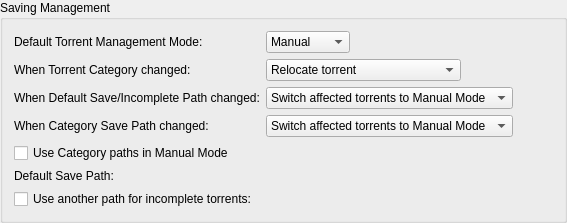
             <widget class="QGroupBox" name="groupSavingManagement">
              <property name="title">
               <string>Saving Management</string>
              </property>
              <layout class="QVBoxLayout" name="groupSavingManagementLayout">
               <item>
                <layout class="QGridLayout" name="gridLayout_3">
                 <item row="0" column="0">
                  <widget class="QLabel" name="label_40">
                   <property name="text">
                    <string>Default Torrent Management Mode:</string>
                   </property>
                  </widget>
                 </item>
                 <item row="0" column="1">
                  <layout class="QHBoxLayout" name="horizontalLayout_70">
                   <property name="spacing">
                    <number>10</number>
                   </property>
                   <item>
                    <widget class="QComboBox" name="comboSavingMode">
                     <property name="toolTip">
                      <string>Automatic: Various torrent properties (e.g. save path) will be decided by the associated category
Manual: Various torrent properties (e.g. save path) must be assigned manually</string>
                     </property>
                     <item>
                      <property name="text">
                       <string>Manual</string>
                      </property>
                     </item>
                     <item>
                      <property name="text">
                       <string>Automatic</string>
                      </property>
                     </item>
                    </widget>
                   </item>
                   <item>
                    <spacer name="horizontalSpacer_160">
                     <property name="orientation">
                      <enum>Qt::Orientation::Horizontal</enum>
                     </property>
                     <property name="sizeHint" stdset="0">
                      <size>
                       <width>40</width>
                       <height>20</height>
                      </size>
                     </property>
                    </spacer>
                   </item>
                  </layout>
                 </item>
                 <item row="1" column="0">
                  <widget class="QLabel" name="labelTorrentCategoryChanged">
                   <property name="text">
                    <string>When Torrent Category changed:</string>
                   </property>
                  </widget>
                 </item>
                 <item row="1" column="1">
                  <layout class="QHBoxLayout" name="horizontalLayout_14">
                   <item>
                    <widget class="QComboBox" name="comboTorrentCategoryChanged">
                     <item>
                      <property name="text">
                       <string>Relocate torrent</string>
                      </property>
                     </item>
                     <item>
                      <property name="text">
                       <string>Switch torrent to Manual Mode</string>
                      </property>
                     </item>
                    </widget>
                   </item>
                   <item>
                    <spacer name="horizontalSpacer_17">
                     <property name="orientation">
                      <enum>Qt::Orientation::Horizontal</enum>
                     </property>
                     <property name="sizeHint" stdset="0">
                      <size>
                       <width>40</width>
                       <height>20</height>
                      </size>
                     </property>
                    </spacer>
                   </item>
                  </layout>
                 </item>
                 <item row="2" column="0">
                  <widget class="QLabel" name="labelCategoryDefaultPathChanged">
                   <property name="text">
                    <string>When Default Save/Incomplete Path changed:</string>
                   </property>
                  </widget>
                 </item>
                 <item row="2" column="1">
                  <layout class="QHBoxLayout" name="horizontalLayout_15">
                   <item>
                    <widget class="QComboBox" name="comboCategoryDefaultPathChanged">
                     <property name="currentIndex">
                      <number>1</number>
                     </property>
                     <item>
                      <property name="text">
                       <string>Relocate affected torrents</string>
                      </property>
                     </item>
                     <item>
                      <property name="text">
                       <string>Switch affected torrents to Manual Mode</string>
                      </property>
                     </item>
                    </widget>
                   </item>
                   <item>
                    <spacer name="horizontalSpacer_18">
                     <property name="orientation">
                      <enum>Qt::Orientation::Horizontal</enum>
                     </property>
                     <property name="sizeHint" stdset="0">
                      <size>
                       <width>40</width>
                       <height>20</height>
                      </size>
                     </property>
                    </spacer>
                   </item>
                  </layout>
                 </item>
                 <item row="3" column="0">
                  <widget class="QLabel" name="labelCategoryChanged">
                   <property name="text">
                    <string>When Category Save Path changed:</string>
                   </property>
                  </widget>
                 </item>
                 <item row="3" column="1">
                  <layout class="QHBoxLayout" name="horizontalLayout_17">
                   <item>
                    <widget class="QComboBox" name="comboCategoryChanged">
                     <property name="currentIndex">
                      <number>1</number>
                     </property>
                     <item>
                      <property name="text">
                       <string>Relocate affected torrents</string>
                      </property>
                     </item>
                     <item>
                      <property name="text">
                       <string>Switch affected torrents to Manual Mode</string>
                      </property>
                     </item>
                    </widget>
                   </item>
                   <item>
                    <spacer name="horizontalSpacer_19">
                     <property name="orientation">
                      <enum>Qt::Orientation::Horizontal</enum>
                     </property>
                     <property name="sizeHint" stdset="0">
                      <size>
                       <width>40</width>
                       <height>20</height>
                      </size>
                     </property>
                    </spacer>
                   </item>
                  </layout>
                 </item>
                </layout>
               </item>
               <item>
                <widget class="QCheckBox" name="checkUseCategoryPaths">
                 <property name="toolTip">
                  <string>Resolve relative Save Path against appropriate Category path instead of Default one</string>
                 </property>
                 <property name="text">
                  <string>Use Category paths in Manual Mode</string>
                 </property>
                </widget>
               </item>
               <item>
                <layout class="QGridLayout" name="gridLayout_4">
                 <item row="0" column="0">
                  <widget class="QLabel" name="labelSavePath">
                   <property name="text">
                    <string>Default Save Path:</string>
                   </property>
                  </widget>
                 </item>
                 <item row="0" column="1">
                  <widget class="FileSystemPathLineEdit" name="textSavePath" native="true"/>
                 </item>
                 <item row="1" column="0">
                  <widget class="QCheckBox" name="checkUseDownloadPath">
                   <property name="text">
                    <string>Use another path for incomplete torrents:</string>
                   </property>
                  </widget>
                 </item>
                 <item row="1" column="1">
                  <widget class="FileSystemPathLineEdit" name="textDownloadPath" native="true"/>
                 </item>
                </layout>
               </item>
              </layout>
             </widget>
